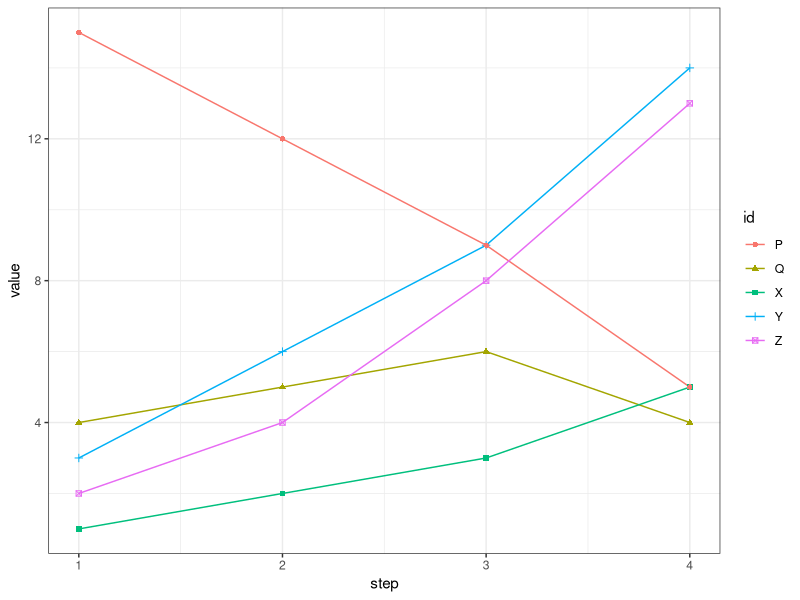

Reproduce this figure in R. (Note: this script raises an error after producing the figure.)
## ---- chunk 1
library(ggplot2)

df <- data.frame(id = rep(c("X","Y","Z","P","Q"), each = 4),
                 value = c(1, 2, 3, 5, 3, 6, 9, 14, 2, 4, 8, 13, 15, 12, 9, 5, 4, 5, 6, 4),
                 step = rep(c(1,2,3,4), times = 5))

(mocktrend <- ggplot(df, aes(step, value, group = id)) +
    geom_line(aes(color = id)) +
    geom_point(aes(shape = id, color = id)) +
    theme_bw())
# X <- c(1, 2, 3, 5)
# Y <- c(3, 6, 9, 14)
# Z <- c(2, 4, 8, 13)
# P <- c(15, 12, 9, 5)
# Q <- c(4, 5, 6, 4)
## ---- chunk 2
A <- letters[X]
B <- letters[Y]
C <- letters[Z]
D <- letters[P]
E <- letters[Q]
## ---- chunk 3
df1 <- split(df$value, df$id) |> as.data.frame()
## ---- chunk 4
jaccard <- function(x, y, weighted = TRUE) {
  if (weighted) {
    return(1 - (sum(min(x, y)) / sum(max(x, y))))
  } else {
    return(1 - (length(intersect(x, y)) / length(union(x, y))))
  }
}

cosine <- function(x, y) {
  return(1 - (sum(x * y) / (sum(x ^ 2) ^ (1 / 2) * sum(y ^ 2) ^ (1 / 2))))
}

tanimoto <- function(x, y, weighted = TRUE) {
  if (weighted) {
    return(1 - (length(intersect(x, y)) / lenght(x) + length(y) - length(intersect(x, y))))
  }
  return(1 - (sum(x * y) / (sum(sum(x ^ 2), sum(y ^ 2)) - sum(x * y))))
}

minkowski <- function(x, y, p) {
  return(sum(abs(x - y) ^ p) ^ (1 / p))
}

canberra <- function(x, y) {
  return(sum(abs(x - y) / (abs(x) + abs(y))))
}
## ---- chunk 5
distance <- function(df) {
  M <- matrix(0, ncol(df), ncol(df))
  
  for (i in 1:ncol(df)) {
    for (j in 1:ncol(df)) {
      M[i, j] <- tanimoto(df[, i], df[, j])
    }
  }
  colnames(M) <- rownames(M) <- colnames(df)
  return(M)
}

distance(df1)
## ---- chunk 6
library(microbenchmark)

optimized_cosine <- function(x, y) {
  dot_product <- sum(x * y)
  magnitude_x <- sqrt(sum(x ^ 2))
  magnitude_y <- sqrt(sum(y ^ 2))
  return(dot_product / (magnitude_x * magnitude_y))
}
oneliner_cosine <- function(x, y) {
  return(sum(x * y) / (sum(x ^ 2)^(1/2) * sum(y ^ 2)^(1/2)))
}

microbenchmark(
  original = cosine(x, y),
  optimized = optimized_cosine(x, y),
  oneliner = oneliner_cosine(x, y),
  times = 100
)
